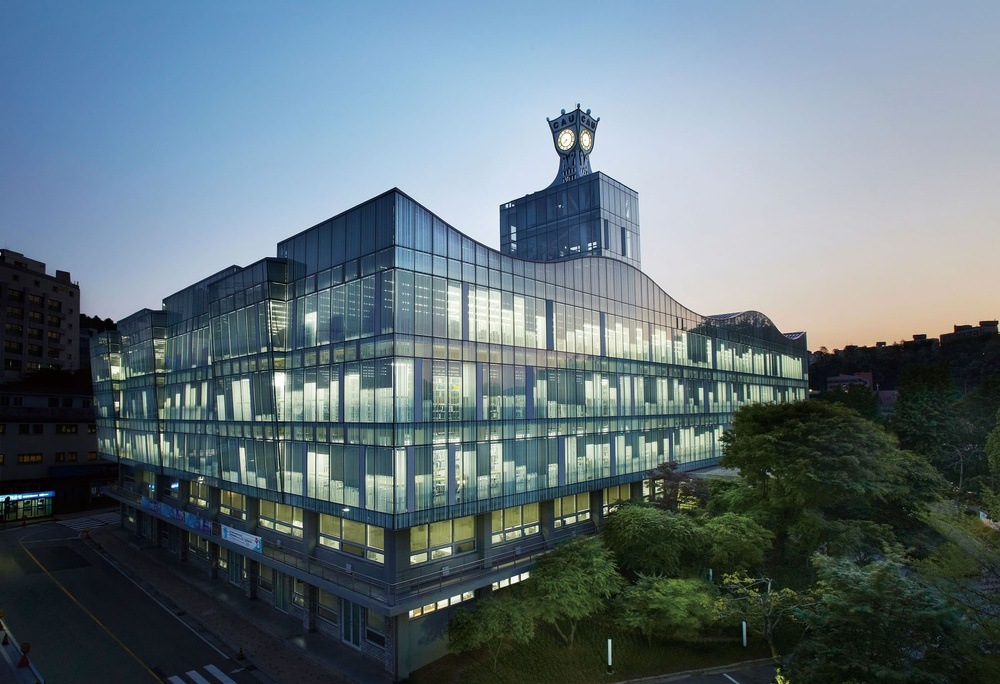
#> input picture assignment05/cau.jpg, 1000 x 684 px, shrunk from 1968 x 1347 before the run
$ jupyter execute Assignment05.ipynb
#> lines starting #> are read from the running program, lines starting #| are printed output that depends on the picture
* Name : Joonyoung-Choi
* Student ID: 20112096
* Description: Convolution to image
* github: https://github.com/mydream757/Computer_Vision

1. Import liabraries

* import needed libraries.

[cell 1]
import matplotlib.pyplot as plt
import numpy as np
from scipy import signal
from skimage import io, color
from skimage import exposure

2. Define methods

* normalize data by this expression. $\qquad data_{normalized} = \frac{data-data_{min}}{data_{MAX}-data_{min}} $

[cell 2]
# normalize the values of the input data to be [0, 1].
def normalize(data):
    data_normalized = (data - min(data)) / (max(data) - min(data))
    return(data_normalized)

* compute magnitude by this expression. $Mag = \sqrt{{dx}^2 + {dy}^2}$

[cell 3]
#compute magnitude of vectors.
def compute_magnitude(dx,dy):
    #dx,dy are numpy arrays
    return (dx**2+dy**2)**0.5

* draw arrows. the arrows are used for visualizing the gradients at each square.

   I will separate origin arrays into arrays by 50x50. so the 'sampling_size' parameter is needed.

[cell 4]
def draw_arrows(x,y,mean_x,mean_y,sampling_size):
    #mean_mag is used for making arrows-length longer or shorter on same ratio.
    mean_mag = compute_magnitude(mean_x,mean_y)
    #find max magnitude. It is max length of arrow
    mag_max = mean_mag.max()
    for j in range(mean_mag.size):
        #multiply same ratio to all arrow length
        dx = mean_x[j]*((sampling_size/2)/mag_max)
        dy = mean_y[j]*((sampling_size/2)/mag_max)
        #Thesetting can be changed by sampling size.
        plt.arrow(x[j],y[j],dx,dy,color='b'
                ,width=sampling_size/50, head_width=sampling_size/10, head_length=sampling_size/10,length_includes_head = False)

3. Main function

* the used image is 'cau.jpg'

[cell 5]
#get the image name

file_image = 'cau.jpg'
im_color = io.imread(file_image)
#> im_color is the input picture: shape (684, 1000, 3); mean R, G, B 98.2, 114.7, 122.3
im_gray = color.rgb2gray(im_color)
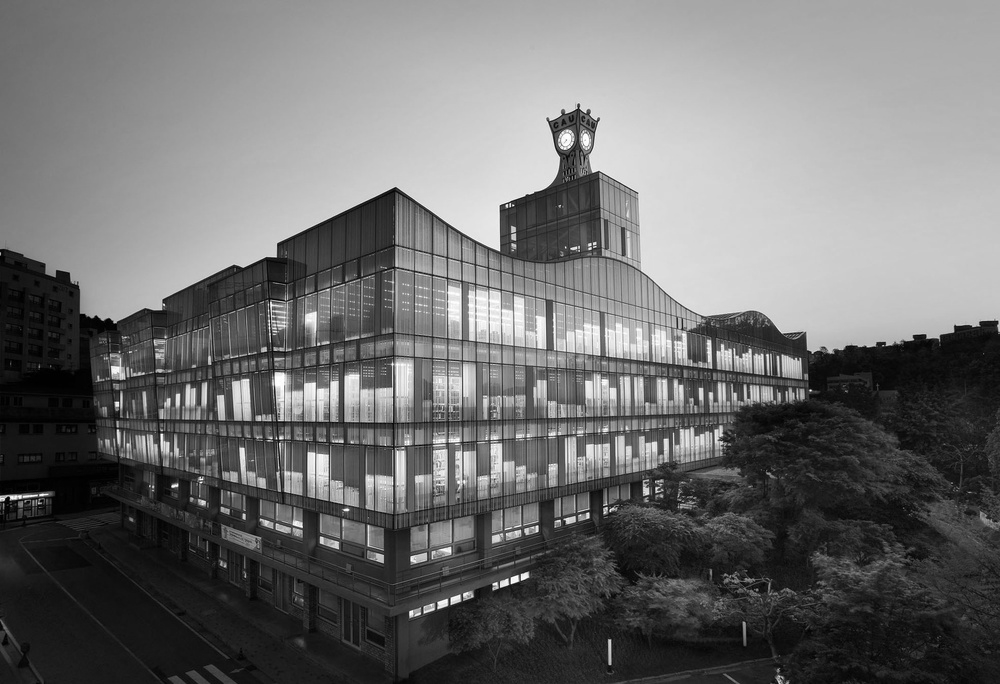
#> im_gray: shape (684, 1000) float64; min 0, max 0.999, mean 0.438

#color image plot
p1 = plt.figure()
plt.title('color image')
plt.imshow(im_color)
plt.axis('off')

#gray image plot
p2 = plt.figure()
plt.title('gray image')
plt.imshow(im_gray, cmap='gray')
plt.axis('off')
plt.show()

* kernels for computing derivatives.

[cell 6]
#kernels for computing x,y derivatives
kerY = np.array([[1,2,1],[0,0,0],[-1,-2,-1]]) #for y-derivative
kerX = np.array([[1,0,-1],[2,0,-2],[1,0,-1]]) #for x-derivative
#convolved arrays
im_kerX = signal.convolve2d(im_gray, kerX, boundary='symm', mode='same')
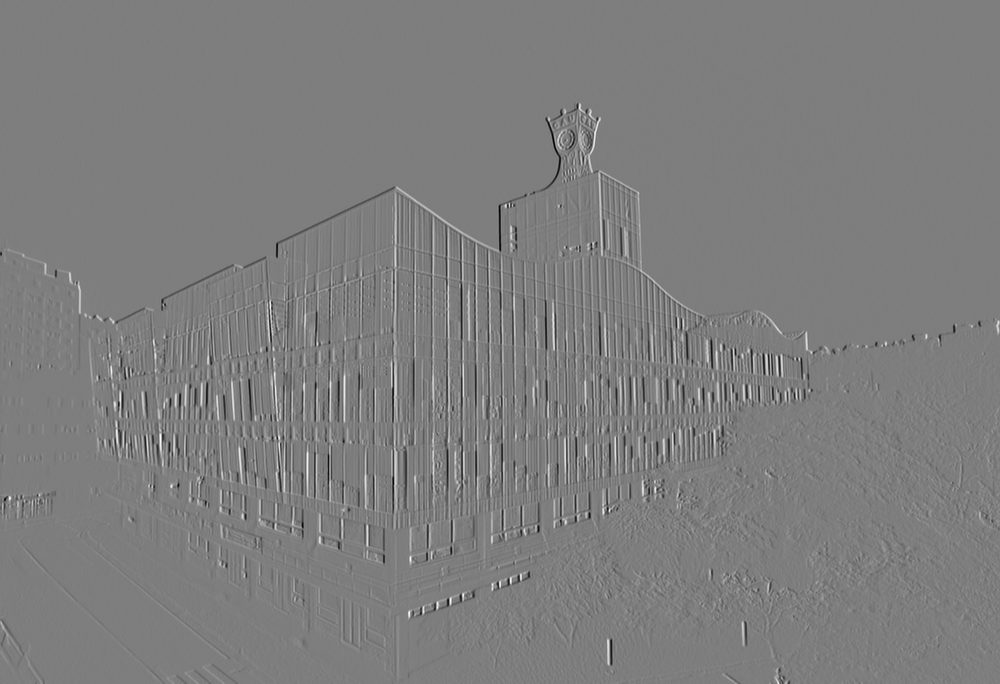
#> im_kerX: shape (684, 1000) float64; min -3.31, max 3.38, mean 0.00161; drawn with min black and max white
im_kerY = signal.convolve2d(im_gray, kerY, boundary='symm', mode='same')
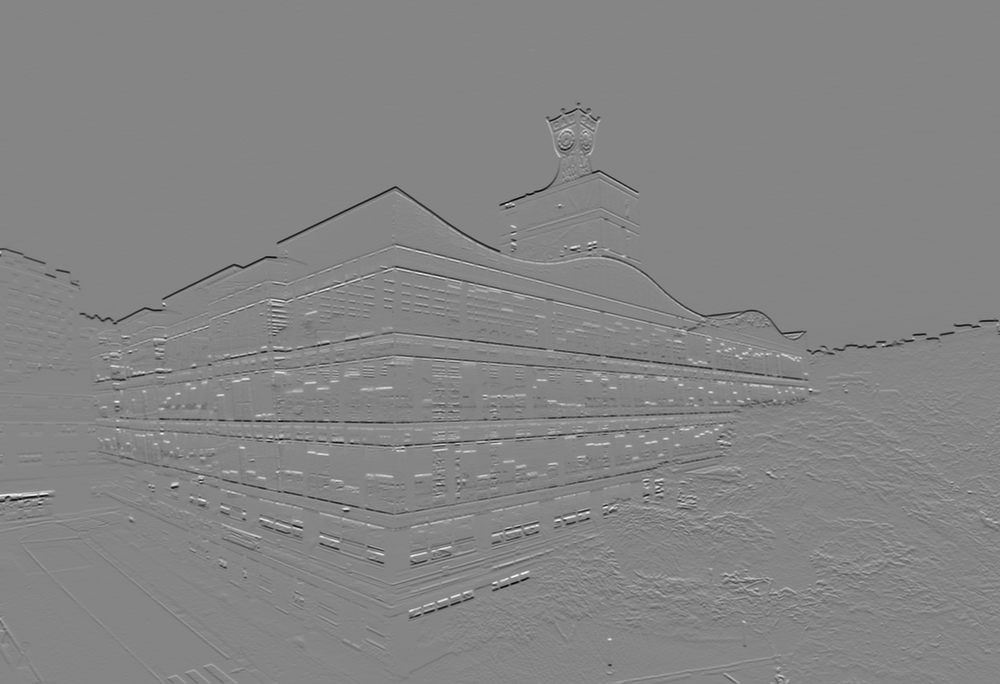
#> im_kerY: shape (684, 1000) float64; min -3.51, max 3.21, mean -0.00557; drawn with min black and max white

[cell 7]
#Derivatives plot
p3 = plt.figure()
plt.title('Derivative_x')
plt.imshow(im_kerX, cmap='gray')
plt.axis('off')

p4 = plt.figure()
plt.title('Derivative_y')
plt.imshow(im_kerY, cmap='gray')
plt.axis('off')

plt.show()

* sampling size is very important of this program. this choose slicing size and size of overall arrows.

[cell 8]
#this is the size of rows and column for sampling gradient.
#If sampling size is 50, sampling square(50x50).
sampling_size = 75

* this lists are used for saving x,y,dx,dy. It will change type into numpy array.

[cell 9]
list_mean_x = []
list_mean_y = []
list_x = []
list_y = []

* get the convolution result of derivative kernels.

[cell 10]
deri_x = signal.convolve2d(im_gray, kerX, boundary='symm', mode='same')
deri_y = signal.convolve2d(im_gray, kerY, boundary='symm', mode='same')
#for gradient
kerG = kerX + kerY
im_conv = signal.convolve2d(im_gray, kerG, boundary='symm', mode='same')

* slice the origin arrays into several squares formed by 50x50.

[cell 11]
#sampling squares and compute each mean in sliced arrays.
for i in range(np.size(deri_y,0)//sampling_size):
    for k in range(np.size(deri_x,1)//sampling_size):
        x = k*sampling_size
        y = i*sampling_size
        next_x = (k+1)*sampling_size
        next_y = (i+1)*sampling_size
        x_mean = np.mean(deri_x[y:next_y,x:next_x])
        y_mean = np.mean(deri_y[y:next_y,x:next_x])
        list_mean_x.append(x_mean)
        list_mean_y.append(y_mean)
        list_x.append((x+next_x)/2)
        list_y.append((y+next_y)/2)
#> after the loop, list_mean_x = 117 values, max 0.0515 at index 57, min -0.0326 at index 45, mean 0.00157; list_mean_y = 117 values, max 0.0364 at index 46, min -0.0762 at index 64, mean -0.00569; list_x = 117 values, max 937.5 at index 12, min 37.5 at index 0, mean 487.5; list_y = 117 values from 37.5 to 637.5

* convert the results into numpy arrays.

[cell 12]
#get numpy arrays of the results.
mean_x = np.array(list_mean_x)
#> mean_x has the same summary as list_mean_x
mean_y = np.array(list_mean_y)
#> mean_y has the same summary as list_mean_y
x = np.array(list_x)
#> x has the same summary as list_x
y = np.array(list_y)
#> y = 117 values from 37.5 to 637.5

* plot the gradient image. it includes arrows.

  Arrows have some information. the length represents the mean-magnitude of sample space(50x50). the direction of arrow represents the mean-direction of sample space.

[cell 13]
p5 = plt.figure()
plt.title('gradient image')
plt.imshow(im_conv, cmap='gray')
#draw arrows.
draw_arrows(x,y,mean_x,mean_y,sampling_size)
#> in draw_arrows, `mean_mag = compute_magnitude(mean_x,mean_y)`: mean_mag = 117 values, max 0.0777 at index 64, min 0.0013 at index 51, mean 0.0183
#> in draw_arrows, `mag_max = mean_mag.max()`: mag_max = 0.0777
#> the loop in draw_arrows, `for j in range(mean_mag.size):` made 117 passes
#> (dx, dy) on passes 1 to 12: (2.38, 1.15), (2.5, 1.89), (2.74, 2.67), (2.59, 3.17), (2.2, 4.13), (1.43, 5.16), (1.07, 5.72), (0.416, 5.83), (-0.77, 5.36), (-1.08, 4.6), (-0.441, 3.31), (-0.14, 1.97)

plt.axis('off')
plt.show()
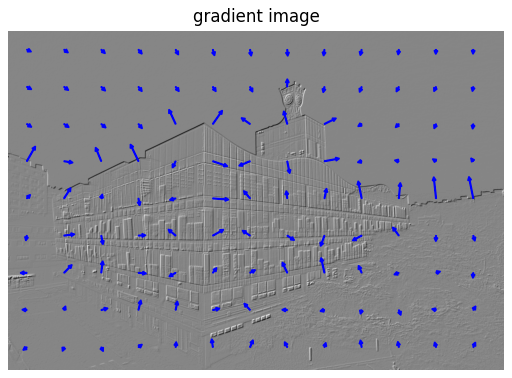
#> figure drawn by matplotlib, 1 panel

* smoothing kernel and my own kernel are exhibited below this.

[cell 14]
#for smoothing image
blur        = np.array([[0.5,1,0.5],[1,4,1],[0.5,1,0.5]])/8
result_blur =  signal.convolve2d(im_gray, blur, boundary='symm', mode='same')

own_kernel = np.array([[0,-1,-2],[1,1,-1],[0,1,2]])
im_own = signal.convolve2d(im_gray, own_kernel, boundary='symm', mode='same')
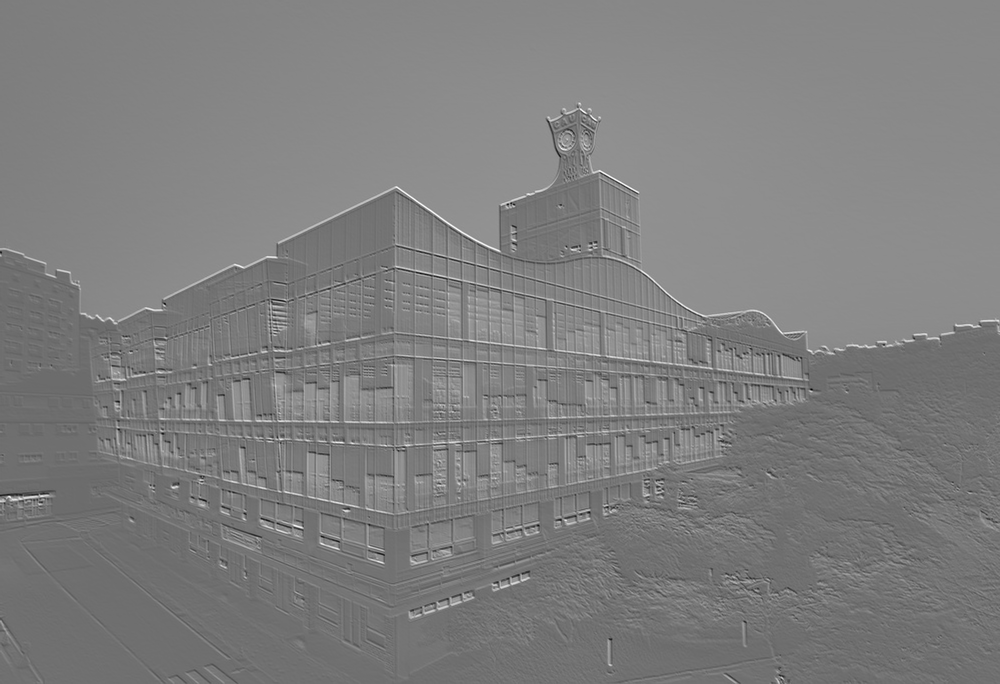
#> im_own: shape (684, 1000) float64; min -2.58, max 3.51, mean 0.443; drawn with min black and max white

p6 = plt.figure()
plt.title('smoothe image')
plt.imshow(result_blur, cmap='gray')
plt.axis('off')

p7 = plt.figure()
plt.title('own kernel convolution')
plt.imshow(im_own, cmap='gray')
plt.axis('off')

plt.show()

$ run again, with assignment05/example.jpg copied over assignment05/cau.jpg
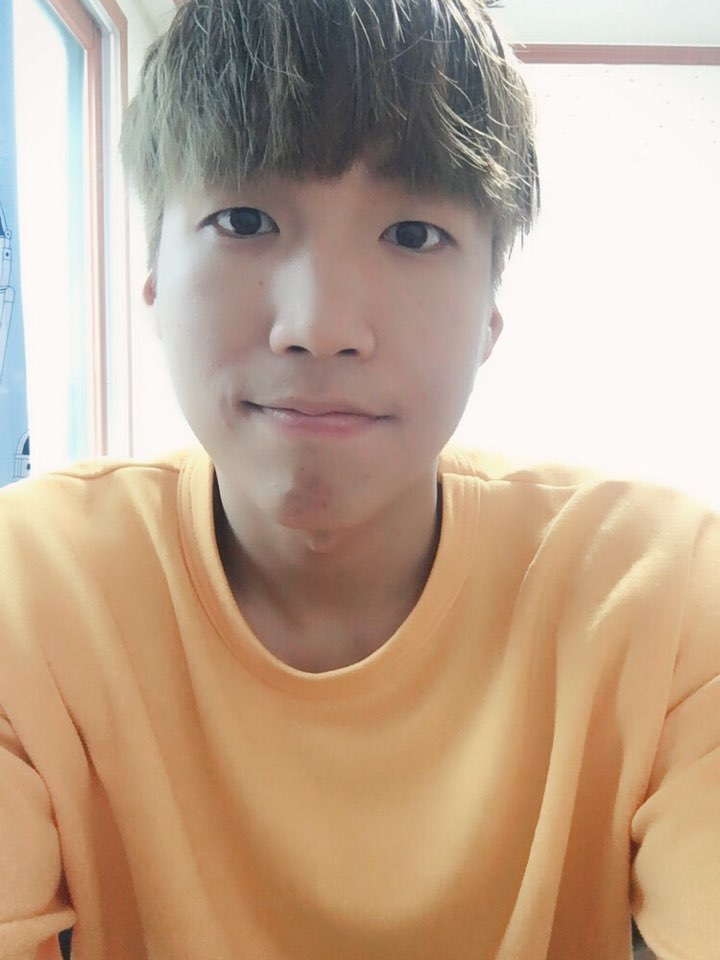
#> input picture assignment05/example.jpg, 720 x 960 px
#> im_color is the input picture: shape (960, 720, 3); mean R, G, B 191.5, 166.9, 144.6
#> after the loop `for i in range(np.size(deri_y,0)//sampling_size):`: list_mean_x = 108 values, max 0.0433 at index 33, min -0.0398 at index 2, mean 0.00106; list_mean_y = 108 values, max 0.0307 at index 30, min -0.0331 at index 6, mean -0.00138; list_x = 108 values, max 637.5 at index 8, min 37.5 at index 0, mean 337.5; list_y = 108 values from 37.5 to 862.5
#> mean_x has the same summary as list_mean_x
#> mean_y has the same summary as list_mean_y
#> x has the same summary as list_x
#> mean_mag = 108 values, max 0.0506 at index 33, min 1.11e-16 at index 35, mean 0.0159
#> mag_max = 0.0506
#> the loop in draw_arrows, `for j in range(mean_mag.size):` made 108 passes
#> (dx, dy) on passes 1 to 8: (-3.15, 8.58), (0.638, 1.51), (-29.5, -11.06), (-8.49, 0.42), (6.64, -9.09), (14.91, -17.64), (27.45, -24.52), (-0.653, 1.64)
#> `result_blur =  signal.convolve2d(im_gray, blur, boundary='symm', mode=..`:
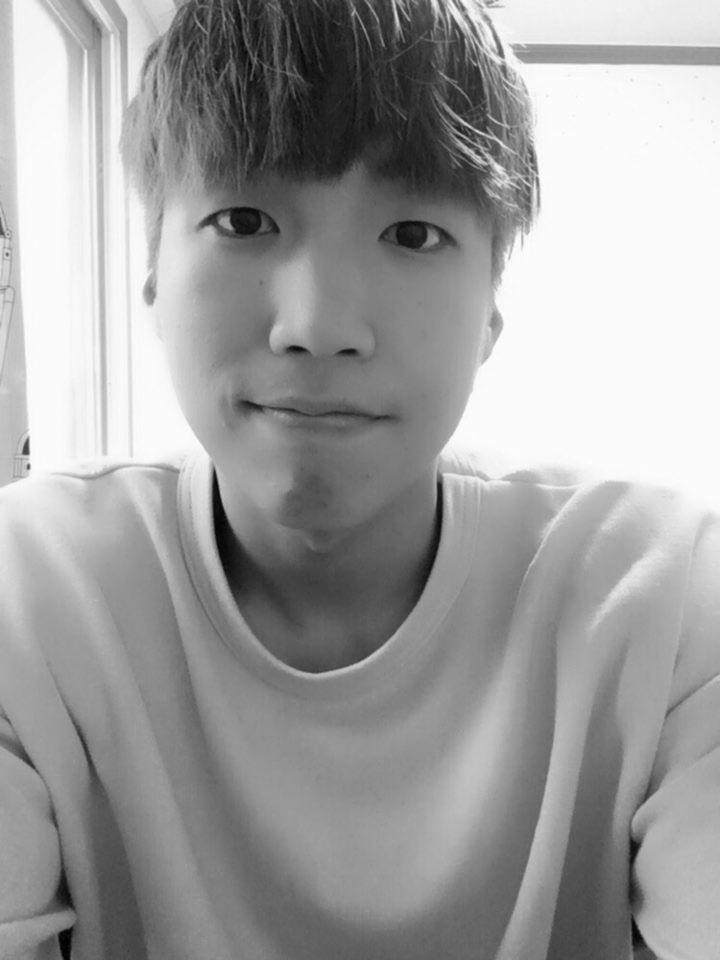
#> result_blur: shape (960, 720) float64; min 0.169, max 1.24, mean 0.836; drawn with min black and max white
#> `im_own = signal.convolve2d(im_gray, own_kernel, boundary='symm', mode=..`:
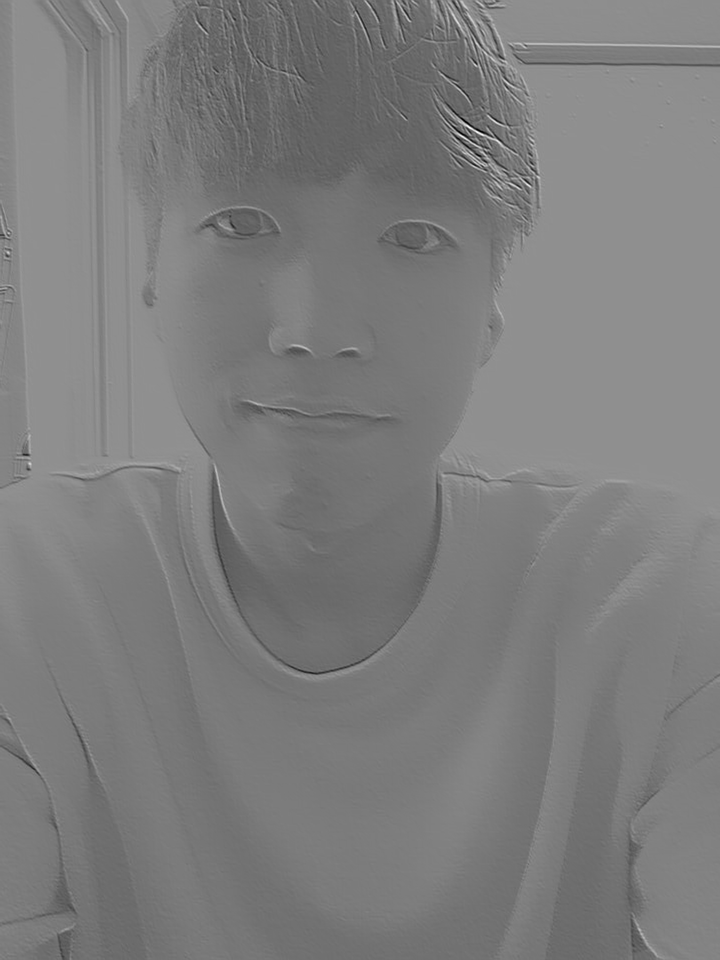
#> im_own: shape (960, 720) float64; min -1.44, max 2.85, mean 0.67; drawn with min black and max white
